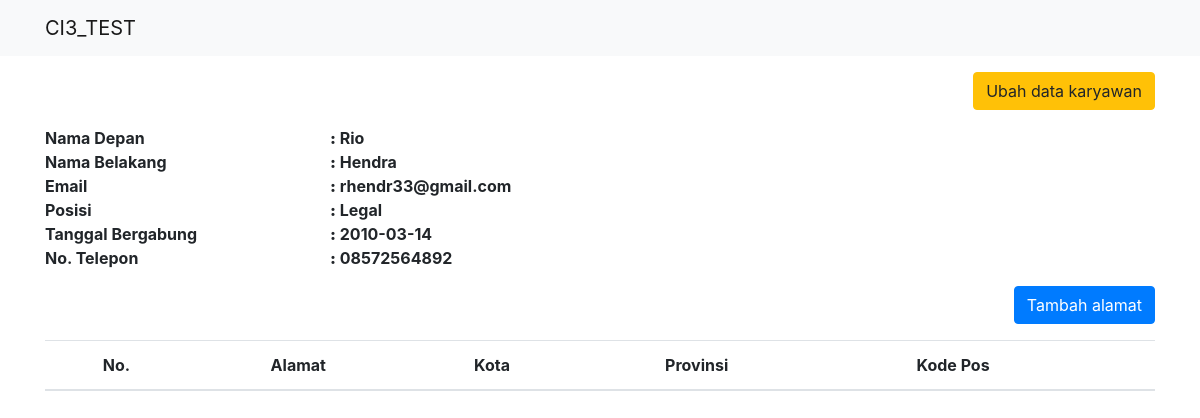
The page /employee/detail/4 on the database its author committed.
### tables this page shows
CREATE TABLE `employee` (
  `employee_id` int(11) NOT NULL,
  `first_name` varchar(25) NOT NULL,
  `last_name` varchar(25) NOT NULL,
  `email` varchar(100) NOT NULL,
  `position` varchar(100) NOT NULL,
  `join_date` date NOT NULL,
  `phone` varchar(25) NOT NULL,
  `create_by` int(11) NOT NULL,
  `create_at` int(11) NOT NULL
);

### application/controllers/Employee.php (called while the page is built, shortened)
<?php
	class Employee extends CI_Controller{
		public function __construct(){
			$this->load->model('Employee_model');
			$this->load->model('Address_model');
		}
		public function detail($id){
			$data['judul'] = 'Data Karyawan';
			$data['karyawan'] = $this->Employee_model->selectbyid($id);
			$data['alamat'] = $this->Address_model->selectbyid($id);
			$this->load->view('templates/header', $data);
			$this->load->view('employee/detail', $data);
			$this->load->view('templates/footer');
		}
	}

### index.php (called while the page is built, shortened)
<?php
require_once BASEPATH.'core/CodeIgniter.php';

### application/models/Employee_model.php (called while the page is built, shortened)
<?php
    class Employee_model extends CI_Model{
        public function selectbyid($id){
            return $this->db->get_where('employee', ['employee_id' => $id])->row_array();
        }
    }

### application/views/employee/detail.php (the view, shortened to what this page needs)
<div class="container">
    <div class="row mt-3">
        <div class="col-md-12">
            <a href="<?= base_url('employee/edit/') . $karyawan['employee_id']; ?>"  class="btn btn-warning float-right">Ubah data karyawan</a>
        </div>
    </div>
    <dl class="row mt-3">
        <dt class="col-md-3">Nama Depan</dt>
        <dt class="col-md-9"><b>:</b> <?= $karyawan['first_name']; ?></dt>
        <dt class="col-md-3">Nama Belakang</dt>
        <dt class="col-md-9"><b>:</b> <?= $karyawan['last_name']; ?></dt>
        <dt class="col-md-3">Email</dt>
        <dt class="col-md-9"><b>:</b> <?= $karyawan['email']; ?></dt>
        <dt class="col-md-3">Posisi</dt>
        <dt class="col-md-9"><b>:</b> <?= $karyawan['position']; ?></dt>
        <dt class="col-md-3">Tanggal Bergabung</dt>
        <dt class="col-md-9"><b>:</b> <?= $karyawan['join_date']; ?></dt>
        <dt class="col-md-3">No. Telepon</dt>
        <dt class="col-md-9"><b>:</b> <?= $karyawan['phone']; ?></dt>
    </dl>
    <div class="row mt-3">
        <div class="col-md-12">
            <a href="<?= base_url('address/tambah/') . $karyawan['employee_id']; ?>"  class="btn btn-primary float-right">Tambah alamat</a>
        </div>
    </div>
    <div class="row mt-3">
        <div class="col-md-12 mx-auto text-center">
            <table class="table table-stdiped">
                <thead>
                    <tr>
                        <th>No.</th>
                        <th>Alamat</th>
                        <th>Kota</th>
                        <th>Provinsi</th>
                        <th>Kode Pos</th>
                        <th colspan="2"></th>
                    </tr>
                </thead>
            </table>
        </div>
    </div>
</div>

### rows shown on the page
employee: first_name "Rio", last_name "Hendra", email "rhendr33@gmail.com", position "Legal", join_date "2010-03-14", phone "08572564892"
